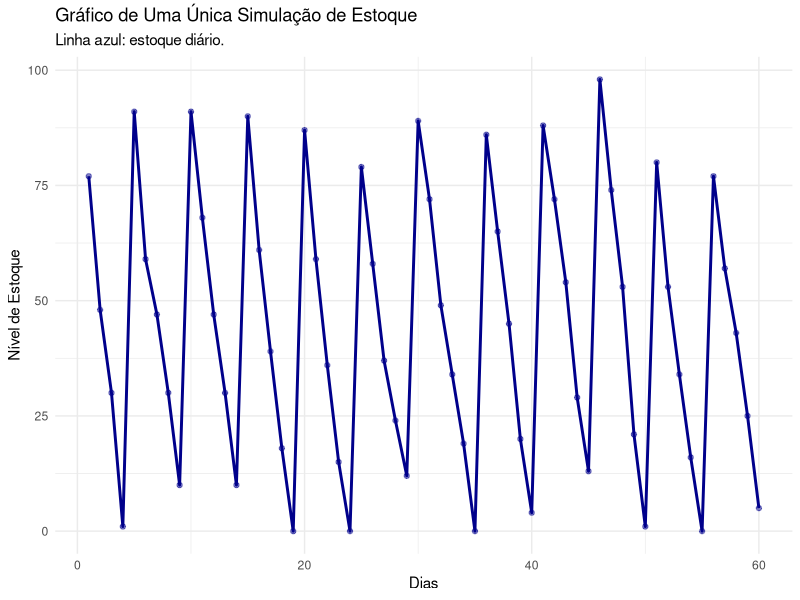
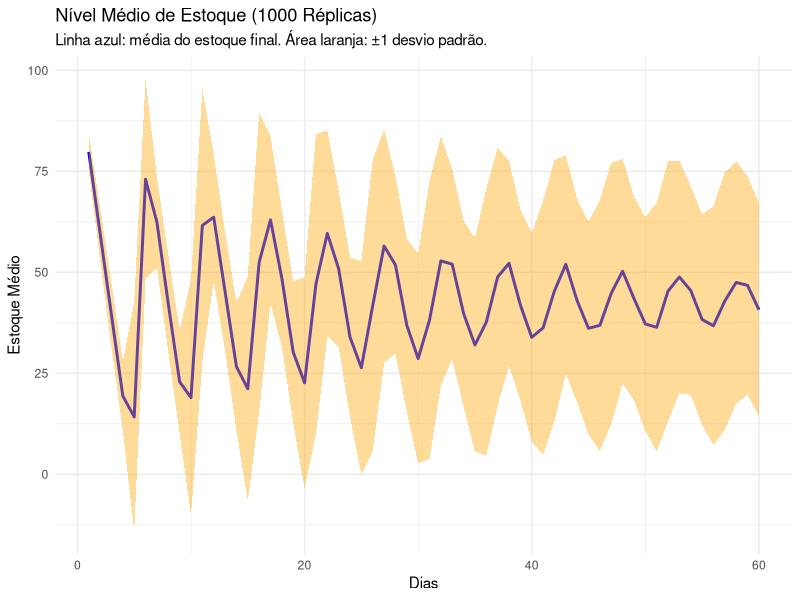
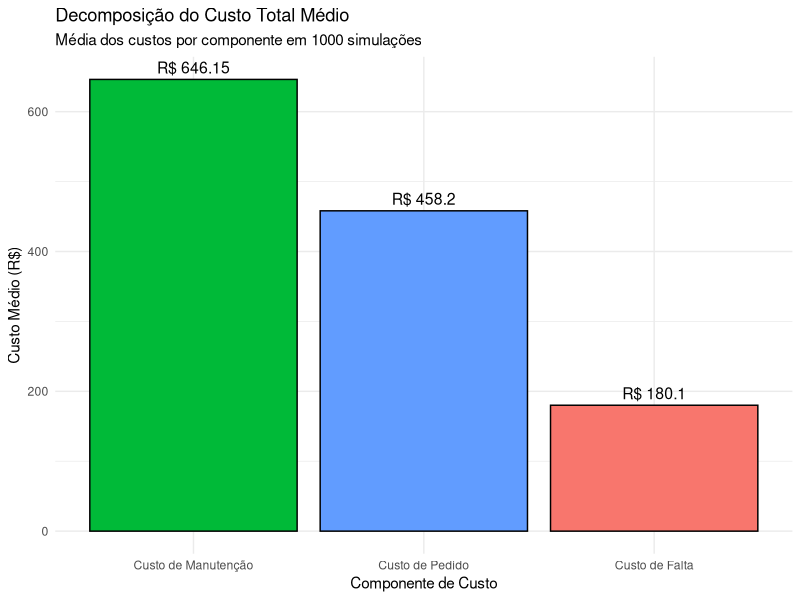
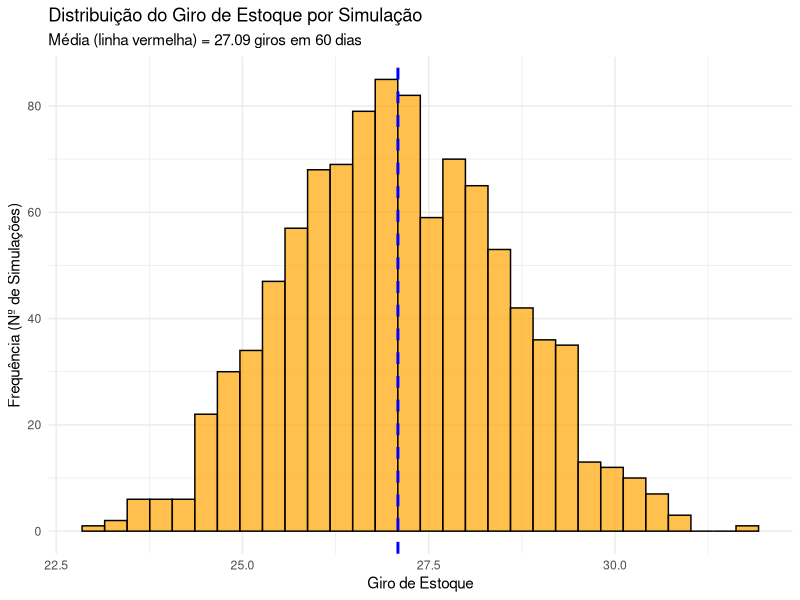

Write R code to recreate these figures, in order.
## ---- chunk 1

# Carregar a biblioteca para gráficos
library(ggplot2)

# Usar set.seed garante que os resultados "aleatórios" sejam os mesmos toda vez
set.seed(666)

# Parâmetros da simulação e do estoque
dias_simulados <- 60
simulacoes <- 1000
lambda_demanda <- 20
lead_time <- 2
ponto_ressuprimento <- 30
quantidade_pedido <- 100
estoque_inicial <- 100

# Parâmetros de Custo
custo_pedido <- 40.00        # Custo fixo por fazer um pedido
custo_holding_unit <- 0.25   # Custo para manter 1 unidade por 1 dia
custo_falta_unit <- 5.00     # Penalidade por faltar 1 unidade quando demandada
custo_unitario_produto <- 8.00   # NOVO: Preço de compra de cada unidade

# --------------------------------------------------------------------------
# 2. DEFINIÇÃO DA FUNÇÃO DE SIMULAÇÃO
# --------------------------------------------------------------------------
simular_estoque_df <- function(dias, lambda, lead, reord_point, qtd_pedido, estoque_ini,
                               cost_order, cost_hold, cost_short) {
  
  demanda <- rpois(dias, lambda)
  pedidos_em_andamento <- rep(0, dias + lead)
  estoque_atual <- estoque_ini
  
  # Vetores de dados físicos
  estoque <- numeric(dias)
  pedido_chega <- numeric(dias)
  unidades_faltantes <- numeric(dias)
  pedido_ativo <- FALSE
  
  # Vetores para armazenar custos diários
  custo_pedido_dia <- numeric(dias)
  custo_holding_dia <- numeric(dias)
  custo_falta_dia <- numeric(dias)

  for (dia in 1:dias) {
    # 1. Receber pedidos que chegam hoje
    estoque_atual <- estoque_atual + pedidos_em_andamento[dia]
    pedido_chega[dia] <- pedidos_em_andamento[dia]
    if (pedidos_em_andamento[dia] > 0) {
      pedido_ativo <- FALSE
    }
    
    # 2. Atender à demanda e calcular CUSTO DE FALTA
    if (estoque_atual < demanda[dia]) {
      unidades_faltantes[dia] <- demanda[dia] - estoque_atual
      custo_falta_dia[dia] <- unidades_faltantes[dia] * cost_short
    }
    
    estoque_atual <- estoque_atual - demanda[dia]
    if (estoque_atual < 0) estoque_atual <- 0
    
    # 3. Registrar estoque final e calcular CUSTO DE MANUTENÇÃO
    estoque[dia] <- estoque_atual
    custo_holding_dia[dia] <- estoque[dia] * cost_hold
    
    # 4. Verificar reposição e calcular CUSTO DE PEDIDO
    if (estoque_atual <= reord_point && !pedido_ativo) {
      pedidos_em_andamento[dia + lead] <- qtd_pedido
      pedido_ativo <- TRUE
      custo_pedido_dia[dia] <- cost_order
    }
  }
  
  # Adicionar colunas de custo ao dataframe de resultado
  df <- data.frame(
    Dia = 1:dias,
    Demanda = demanda,
    Estoque = estoque,
    PedidoChega = pedido_chega,
    UnidadesFaltantes = unidades_faltantes,
    CustoPedidoDia = custo_pedido_dia,
    CustoHoldingDia = custo_holding_dia,
    CustoFaltaDia = custo_falta_dia
  )
  return(df)
}

# --------------------------------------------------------------------------
# 3. ANÁLISE DE UMA ÚNICA SIMULAÇÃO
# --------------------------------------------------------------------------
# 3.1. Executando a simulação uma única vez
df_simulacao_unica <- simular_estoque_df(
  dias = dias_simulados, lambda = lambda_demanda, lead = lead_time,
  reord_point = ponto_ressuprimento, qtd_pedido = quantidade_pedido,
  estoque_ini = estoque_inicial, cost_order = custo_pedido,
  cost_hold = custo_holding_unit, cost_short = custo_falta_unit
)

# 3.2. Exibindo a tabela de dados da simulação única
print(summary(df_simulacao_unica))
print(head(df_simulacao_unica, 10))

# 3.3. CÁLCULO E EXIBIÇÃO DO CUSTO TOTAL DA SIMULAÇÃO ÚNICA
# Soma cada coluna de custo para obter o total
custo_pedido_unico <- sum(df_simulacao_unica$CustoPedidoDia)
custo_holding_unico <- sum(df_simulacao_unica$CustoHoldingDia)
custo_falta_unico <- sum(df_simulacao_unica$CustoFaltaDia)
custo_total_unico <- custo_pedido_unico + custo_holding_unico + custo_falta_unico

# Exibe os resultados de forma organizada
cat(paste("Custo Total de Pedidos....: R$", round(custo_pedido_unico, 2), "\n"))
cat(paste("Custo Total de Manutenção..: R$", round(custo_holding_unico, 2), "\n"))
cat(paste("Custo Total de Falta.......: R$", round(custo_falta_unico, 2), "\n"))
cat(paste("CUSTO TOTAL..............: R$", round(custo_total_unico, 2), "\n\n"))

# 3.4. Gerando o gráfico do estoque da simulação única
dias_chegada <- df_simulacao_unica[df_simulacao_unica$PedidoChega > 0, ]
print("Gerando o gráfico para UMA simulação...")
grafico_simulacao_unica <- ggplot(df_simulacao_unica, aes(x = Dia, y = Estoque)) +
  geom_line(color = "darkblue", size = 1) +
  geom_point(color = "darkblue", alpha = 0.5) +
  labs(
    title = "Gráfico de Uma Única Simulação de Estoque",
    subtitle = "Linha azul: estoque diário.",
    y = "Nível de Estoque", x = "Dias"
  ) +
  theme_minimal()
print(grafico_simulacao_unica)

# --------------------------------------------------------------------------
# 4. SIMULAÇÃO DE MONTE CARLO (1000 Réplicas)
# --------------------------------------------------------------------------

# Vetores para armazenar resultados físicos e financeiros
estoques_montecarlo <- matrix(0, nrow = simulacoes, ncol = dias_simulados)
custos_totais_mc <- numeric(simulacoes)
custos_pedido_mc <- numeric(simulacoes)
custos_holding_mc <- numeric(simulacoes)
custos_falta_mc <- numeric(simulacoes)
giro_estoque_mc <- numeric(simulacoes) # NOVO: Vetor para armazenar o giro

# Loop de execução
for (i in 1:simulacoes) {
  resultado <- simular_estoque_df(
    dias = dias_simulados, lambda = lambda_demanda, lead = lead_time,
    reord_point = ponto_ressuprimento, qtd_pedido = quantidade_pedido,
    estoque_ini = estoque_inicial, cost_order = custo_pedido,
    cost_hold = custo_holding_unit, cost_short = custo_falta_unit
  )
  
  # Armazenar resultados físicos e financeiros da simulação 'i'
  estoques_montecarlo[i, ] <- resultado$Estoque
  custos_pedido_mc[i] <- sum(resultado$CustoPedidoDia)
  custos_holding_mc[i] <- sum(resultado$CustoHoldingDia)
  custos_falta_mc[i] <- sum(resultado$CustoFaltaDia)
  custos_totais_mc[i] <- custos_pedido_mc[i] + custos_holding_mc[i] + custos_falta_mc[i]
  
  # NOVO: Calcular e armazenar o GIRO DE ESTOQUE para a simulação 'i'
  unidades_atendidas <- sum(resultado$Demanda) - sum(resultado$UnidadesFaltantes)
  estoque_medio_unidades <- mean(resultado$Estoque)
  
  # Evitar divisão por zero se o estoque médio for 0
  if (estoque_medio_unidades > 0) {
    giro_estoque_mc[i] <- unidades_atendidas / estoque_medio_unidades
  } else {
    giro_estoque_mc[i] <- 0
  }
}

# --------------------------------------------------------------------------
# 5. ANÁLISE DOS RESULTADOS AGREGADOS (FÍSICOS E FINANCEIROS)
# --------------------------------------------------------------------------

# 5.1. Análise do Estoque Físico Médio
estoque_medio <- colMeans(estoques_montecarlo)
estoque_sd <- apply(estoques_montecarlo, 2, sd)
df_plot_media <- data.frame(Dia = 1:dias_simulados, Estoque_Medio = estoque_medio, Estoque_SD = estoque_sd)

print("Gerando o gráfico do estoque médio...")
grafico_media_monte_carlo <- ggplot(df_plot_media, aes(x = Dia, y = Estoque_Medio)) +
  geom_line(color = "blue", size = 1) +
  geom_ribbon(aes(ymin = Estoque_Medio - Estoque_SD, ymax = Estoque_Medio + Estoque_SD), fill = "orange", alpha = 0.4) +
  labs(
    title = "Nível Médio de Estoque (1000 Réplicas)",
    subtitle = "Linha azul: média do estoque final. Área laranja: ±1 desvio padrão.",
    y = "Estoque Médio", x = "Dias"
  ) +
  theme_minimal()
print(grafico_media_monte_carlo)

# 5.2. Análise Financeira - Resumo e Distribuição de Custo
print("Resumo do Custo Total por Simulação (60 dias):")
print(summary(custos_totais_mc))

# 5.3. Análise Financeira - Decomposição do Custo Médio
print("Gerando o gráfico de decomposição de custos...")
df_custo_medio <- data.frame(
  Componente = c("Custo de Manutenção", "Custo de Pedido", "Custo de Falta"),
  ValorMedio = c(mean(custos_holding_mc), mean(custos_pedido_mc), mean(custos_falta_mc))
)
grafico_decomp_custo <- ggplot(df_custo_medio, aes(x = reorder(Componente, -ValorMedio), y = ValorMedio, fill = Componente)) +
  geom_bar(stat = "identity", color = "black") +
  geom_text(aes(label = paste0("R$ ", round(ValorMedio, 2))), vjust = -0.5, size = 4) +
  labs(
    title = "Decomposição do Custo Total Médio",
    subtitle = "Média dos custos por componente em 1000 simulações",
    x = "Componente de Custo", y = "Custo Médio (R$)"
  ) +
  theme_minimal() +
  theme(legend.position = "none")
print(grafico_decomp_custo)

# --------------------------------------------------------------------------
# 6. ANÁLISE DO KPI: GIRO DE ESTOQUE (NOVO)
# --------------------------------------------------------------------------
# 6.1. Resumo estatístico do Giro de Estoque
print(paste("Resumo do Giro de Estoque para o período de", dias_simulados, "dias:"))
print(summary(giro_estoque_mc))

# 6.2. Anualização do Giro (para comparação)
giro_medio_periodo <- mean(giro_estoque_mc)
giro_anualizado <- giro_medio_periodo * (365 / dias_simulados)
cat(paste("\nO giro médio anualizado é de aproximadamente:", round(giro_anualizado, 2), "vezes ao ano.\n\n"))

# 6.3. Histograma da Distribuição do Giro de Estoque
print("Gerando o gráfico da distribuição do Giro de Estoque...")
grafico_dist_giro <- ggplot(data.frame(Giro = giro_estoque_mc), aes(x = Giro)) +
  geom_histogram(bins = 30, fill = "orange", color = "black", alpha = 0.7) +
  geom_vline(aes(xintercept = mean(Giro)), color = "blue", linetype = "dashed", size = 1) +
  labs(
    title = "Distribuição do Giro de Estoque por Simulação",
    subtitle = paste0("Média (linha vermelha) = ", round(mean(giro_estoque_mc), 2), " giros em ", dias_simulados, " dias"),
    x = "Giro de Estoque",
    y = "Frequência (Nº de Simulações)"
  ) +
  theme_minimal()

print(grafico_dist_giro)
